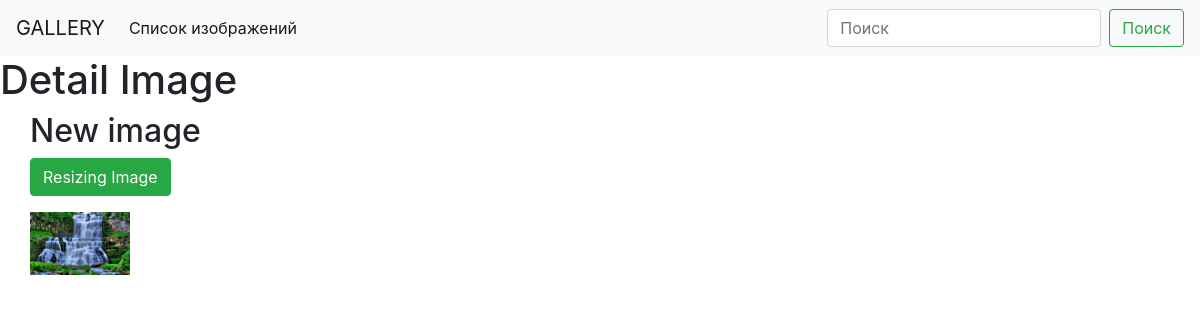
The app's page /39/ with its own data.
### gallery/models.py (models this page shows, shortened)
class Images(models.Model):
    title = models.CharField("Заголовок", max_length=300)
    image = models.ImageField("Изображение",
                              upload_to='images/',
                              blank=True,
                              width_field='image_width',
                              height_field='image_height'
                              )
    url = models.URLField(blank=True)
    created = models.DateField(auto_now_add=True)
    slug = models.SlugField(max_length=400, db_index=True, unique=True)
    image_width = models.PositiveIntegerField(null=True, blank=True, editable=False, default='600')
    image_height = models.PositiveIntegerField(null=True, blank=True, editable=False, default='600')
    class Meta:
        verbose_name = 'Изображение'
        verbose_name_plural = 'Изображении'

### gallery/views.py (the view)
# urls.py: path('<int:pk>/', views.ImageDetailView.as_view(), name='detail_image'),
class ImageDetailView(DetailView):
    model = Images
    template_name = 'gallery/image_detail.html'
    id_field = 'pk'
    context_object_name = 'image_detail'
    def get_context_data(self, **kwargs):
        context = super().get_context_data(**kwargs)
        context["form"] = ResizingImageForm()
        return context

### gallery/forms.py
class ResizingImageForm(forms.Form):
    height = forms.DecimalField(widget=forms.NumberInput(attrs={"class": "form-control border"}))
    width = forms.DecimalField(widget=forms.NumberInput(attrs={"class": "form-control border"}))

### gallery/templates/gallery/image_detail.html
{% extends "base.html" %}
{% block content %}
<h1>Detail Image</h1>
<div class="container">
    <div class="row">
        <div>
            <h2>{{ image_detail.title }}</h2>
            <p>
                <a href="{% url 'resizing_image' image_detail.slug %}" class="btn btn-success">Resizing Image</a>
            </p>
            <div>
                <img src="{% if image_detail.image %}{{ image_detail.image.url }}{% elif image_detail.url %}{{ image_detail.url.url }}{% endif %}" alt="{{ image_detail.title }}" feight={{image_detail.image_height}} width={{image_detail.image_width}}>
            </div>
        </div>
    </div>
</div>
{% endblock %}

### records on screen
Images: title "New image", image (picture)
